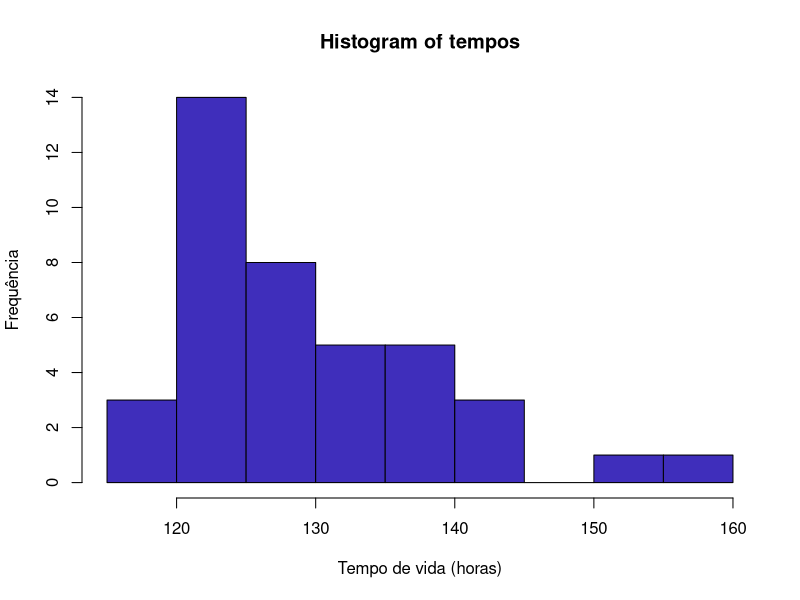
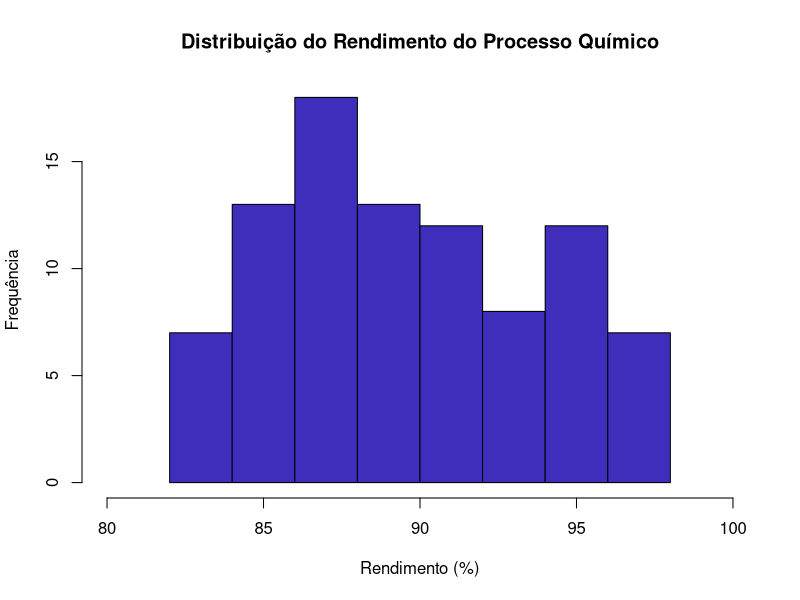
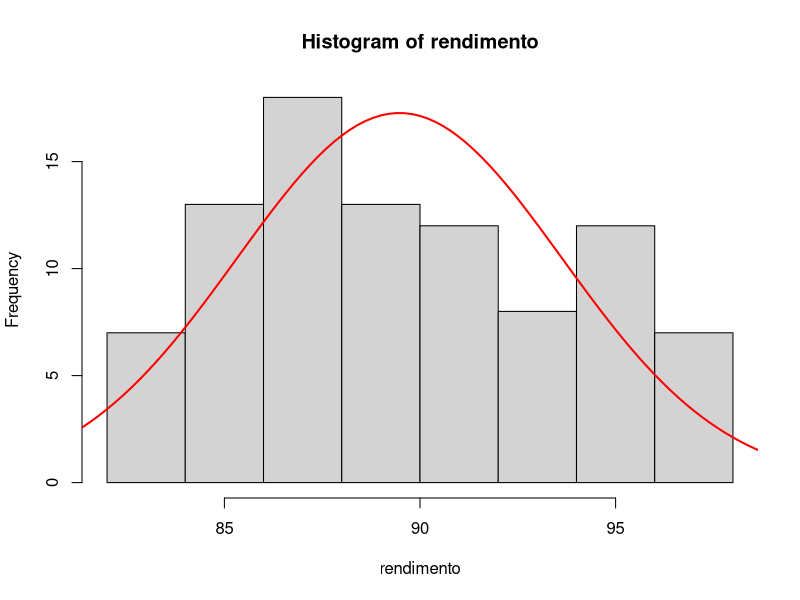
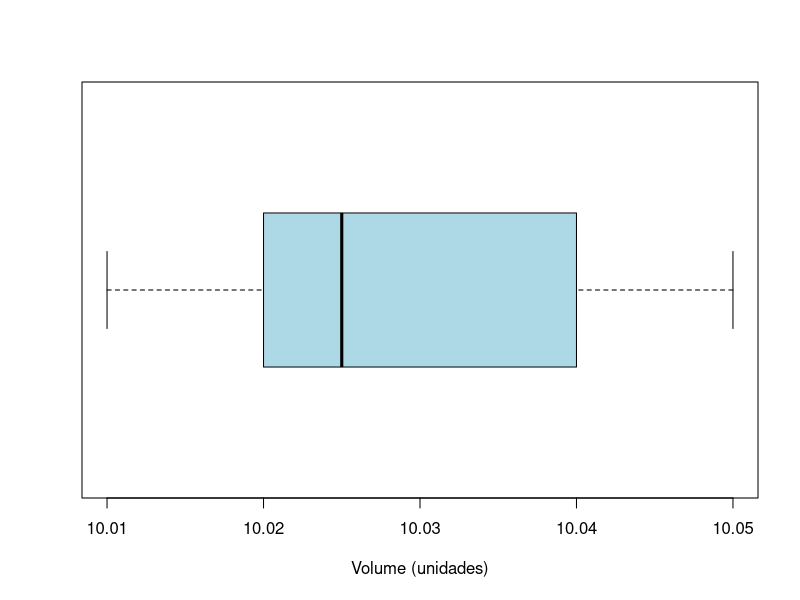
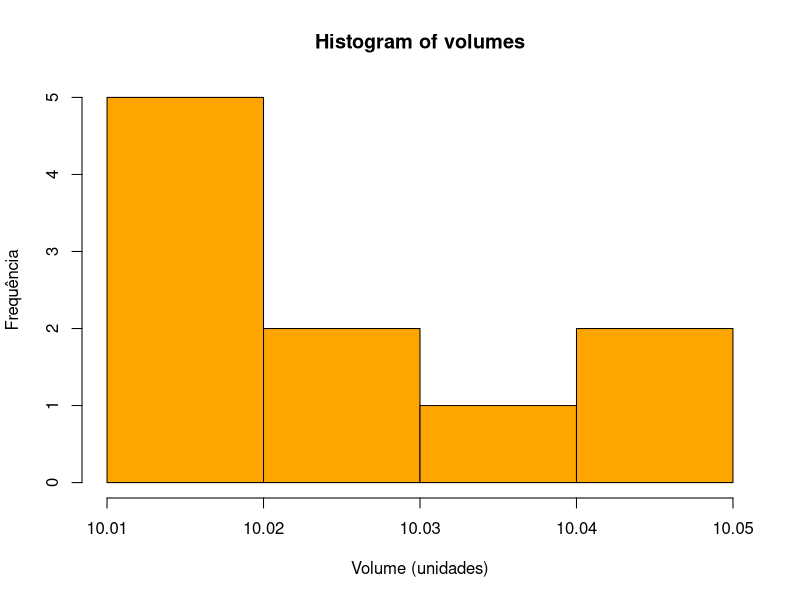
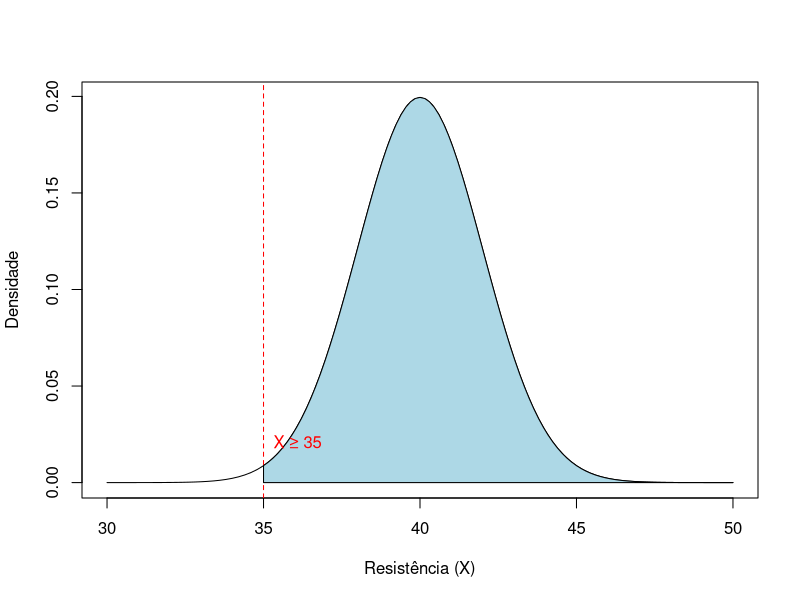

The R script that drew these images, in order:
#-- Lista 2 - Controle estatístico de qualidade

## questão 1
diametros <- c(50.001, 50.002, 49.998, 50.006, 50.005, 49.996, 50.003, 50.004)
media <- mean(diametros); media
desvio <- sd(diametros); desvio

## questão 2
tempos <- c(127, 125, 131, 124, 129, 121, 142, 151, 160, 125,
            124, 123, 120, 119, 128, 133, 137, 124, 142, 123,
            121, 136, 140, 137, 125, 124, 128, 129, 130, 122,
            118, 131, 125, 133, 141, 125, 140, 132, 129, 126)
dois.a <- mean(tempos); dois.a
dois.a.desvio <- sd(tempos); dois.a.desvio


hist(tempos, 
     xlab = "Tempo de vida (horas)",
     ylab = "Frequência",
     col = "#3f2ebb")

median(tempos)
quantile(tempos, 0.25)
quantile(tempos, 0.75)


## questão 3
rendimento <- c(94.1, 87.3, 94.1, 92.4, 84.6, 85.4, 93.2, 84.1, 92.1, 90.6,
                83.6, 86.6, 90.6, 90.1, 96.4, 89.1, 85.4, 91.7, 91.4, 95.2,
                88.2, 88.8, 89.7, 87.5, 88.2, 86.1, 86.4, 86.4, 87.6, 84.2,
                86.1, 94.3, 85.0, 85.1, 85.1, 85.1, 95.1, 93.2, 84.9, 84.0,
                89.6, 90.5, 90.0, 86.7, 87.3, 93.7, 90.0, 95.6, 92.4, 83.0,
                89.6, 87.7, 90.1, 88.3, 87.3, 95.3, 90.3, 90.6, 94.3, 84.1,
                86.6, 94.1, 93.1, 89.4, 97.3, 83.7, 91.2, 97.8, 94.6, 88.6,
                96.8, 82.9, 86.1, 93.1, 96.3, 84.1, 94.4, 87.3, 90.4, 86.4,
                94.7, 82.6, 96.1, 86.4, 89.1, 87.6, 91.1, 83.1, 98.0, 84.5)

# Histograma com ajuste de bins
hist(rendimento,
     breaks = 10,  # Número de intervalos
     main = "Distribuição do Rendimento do Processo Químico",
     xlab = "Rendimento (%)",
     ylab = "Frequência",
     col = "#3f2ebb",
     border = "black",
     xlim = c(80, 100))

curve(dnorm(x, mean = mean(rendimento), sd = sd(rendimento)) * length(rendimento) * diff(hist(rendimento)$breaks)[1],
add = TRUE, col = "red", lwd = 2)
## questão 4
mean(rendimento)
sd(rendimento)


## questão 7
p_critico <- 0.015
p_critico_maior <- 0.002
p_critico_menor <- 0.008
p_todos <- 0.001

p_apenas_critico <- p_critico - p_critico_maior - p_critico_menor + p_todos ; p_apenas_critico

p_descarte <- p_apenas_critico + p_critico_maior + p_critico_menor + p_todos ; p_descarte

p_maior <- 0.01
p_menor <- 0.02
p_maior_menor <- 0.005

p_apenas_maior <- p_maior - p_critico_maior - p_maior_menor + p_todos
p_apenas_menor <- p_menor - p_critico_menor - p_maior_menor + p_todos

p_retrabalho <- p_apenas_maior + p_apenas_menor + p_maior_menor - p_todos ; p_retrabalho


## Questão 9

# Parâmetros
k <- 0.05
prob <- c((1 + 3*k)/3, (1 + 2*k)/3, (0.5 + 5*k)/3) ; prob
valores_x <- 1:3 ; valores_x

# Média e variância teóricas
media <- sum(valores_x * prob)
variancia <- sum(valores_x^2 * prob) - media^2

# FDA
fda <- cumsum(prob)

## Questão 11
prob_falha <- 1 - exp(-0.125 * 1)

lucro_sem_falha <- 25
lucro_com_falha <- -25
lucro_esperado <- lucro_sem_falha * (1 - prob_falha) + lucro_com_falha * prob_falha
cat("Lucro esperado por unidade: $", round(lucro_esperado, 2), "\n")


## Questão 12
# Dados
volumes <- c(10.05, 10.03, 10.02, 10.04, 10.05, 10.01, 10.02, 10.02, 10.03, 10.01)

# Medidas resumo
cat("Média:", mean(volumes), "\nMediana:", median(volumes), "\nModa:", names(sort(table(volumes), decreasing = TRUE))[1])
cat("\nDesvio-padrão:", round(sd(volumes), 4), "\nVariância:", round(var(volumes), 4), "\nAmplitude:", diff(range(volumes)))

# Boxplot
boxplot(volumes, horizontal = TRUE, col = "lightblue", xlab = "Volume (unidades)")

# Histograma
hist(volumes, breaks = 5, col = "orange", xlab = "Volume (unidades)", ylab = "Frequência")


## Questão 13

# Probabilidade P(X = 0)
prob_0 <- choose(5, 0) * choose(95, 10) / choose(100, 10)

# Probabilidade P(X = 1)
prob_1 <- choose(5, 1) * choose(95, 9) / choose(100, 10)

# Probabilidade total P(X <= 1)
prob_total <- prob_0 + prob_1

cat("Probabilidade de 0 defeituosos:", round(prob_0, 4), "\n",
    "Probabilidade de 1 defeituoso:", round(prob_1, 4), "\n",
    "Probabilidade total (no máximo 1 defeituoso):", round(prob_total, 4))


## Questão 15

# Parâmetros
media <- 40
desvio <- 2
limite <- 35

# Cálculo da probabilidade
prob <- 1 - pnorm(limite, media, desvio)
cat("Probabilidade (X ≥ 35):", round(prob * 100, 2), "%")

# Gráfico
curve(dnorm(x, media, desvio), from = 30, to = 50,
      xlab = "Resistência (X)", ylab = "Densidade")
abline(v = limite, col = "red", lty = 2)
polygon(c(limite, seq(limite, 50, length = 100), 50),
        c(0, dnorm(seq(limite, 50, length = 100), media, desvio), 0),
        col = "lightblue")
text(limite, 0.02, "X ≥ 35", pos = 4, col = "red")